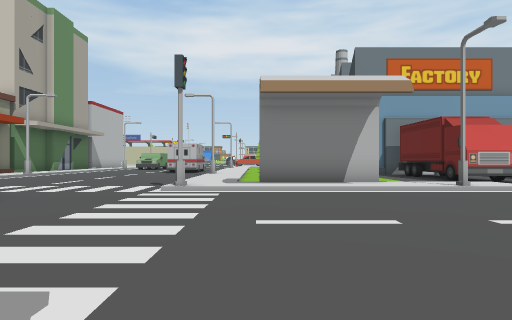
view 1 (above)

24 first-person views from a walk through a Unity game level. The camera is 1.3 m above the floor, looks level and sees 75° across. The floor is counted in squares, 2 m on a side. Each view is taken from the middle of a square. On the plan, view 1 faces up. The plan holds only what a view shows up to about 10 squares ahead; the rest is blank. The place goes on beyond the plan. The player is left out.

view 2
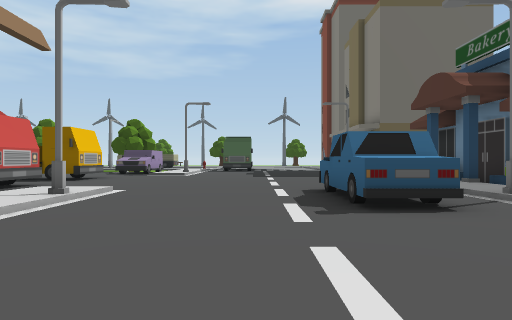

view 3
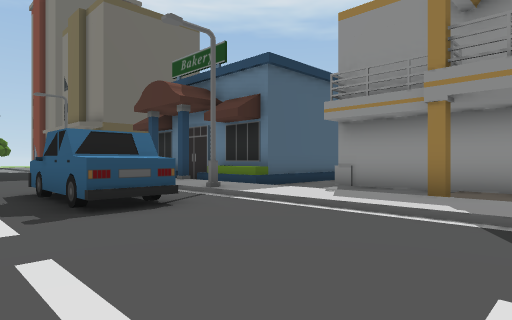

view 4
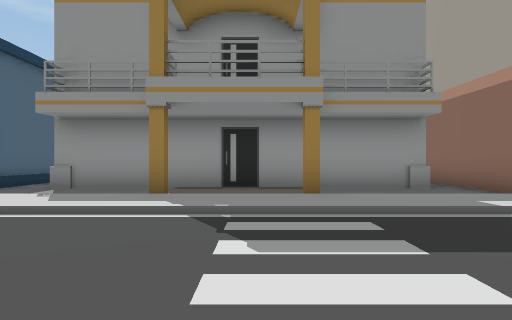

view 5
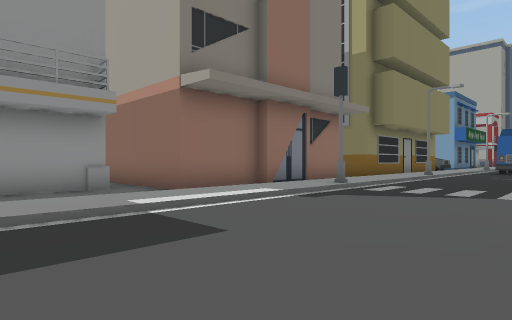

view 6
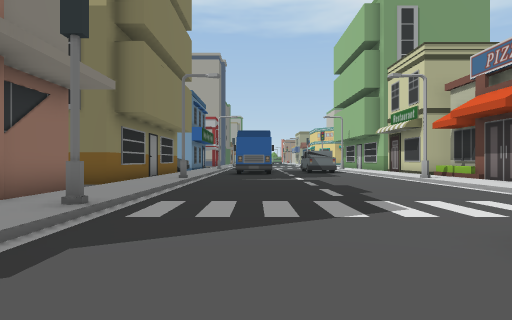

view 7
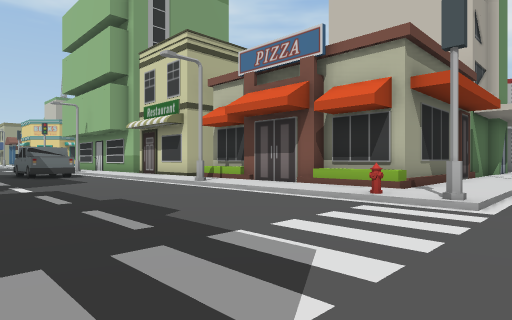

view 8
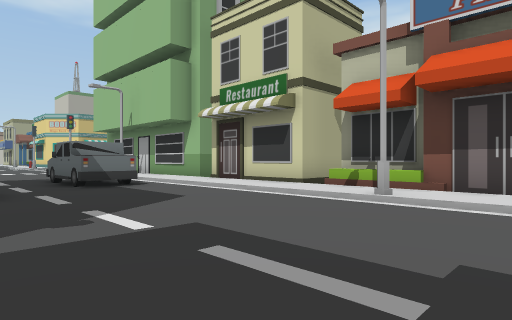

view 9
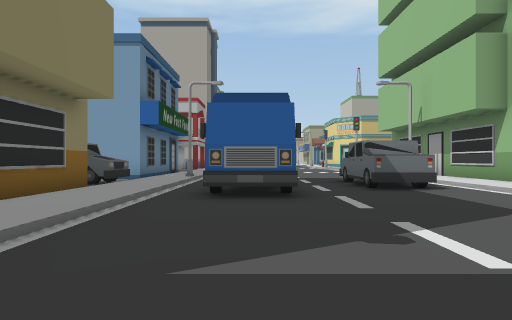

view 10
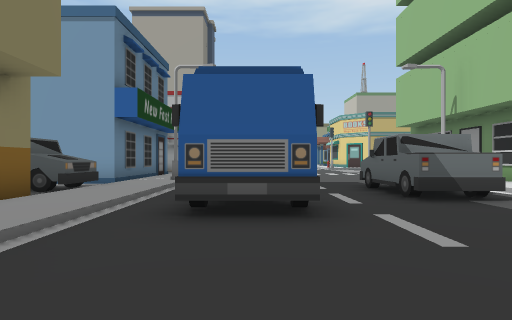

view 11
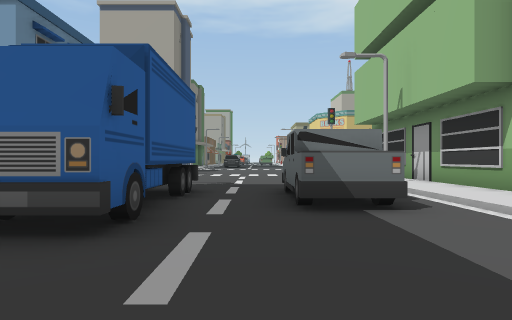

view 12
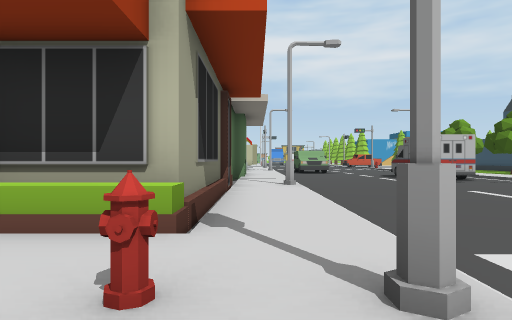

view 13
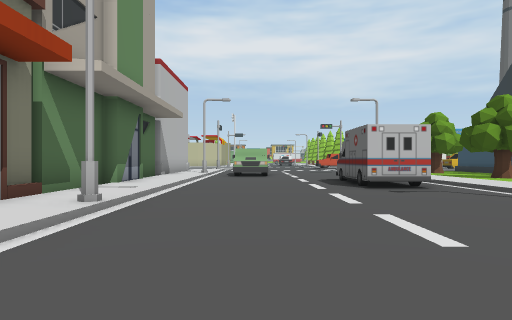

view 14
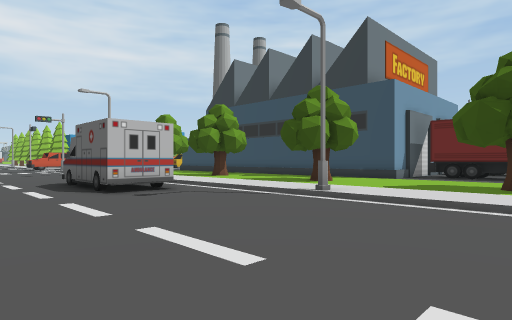

view 15
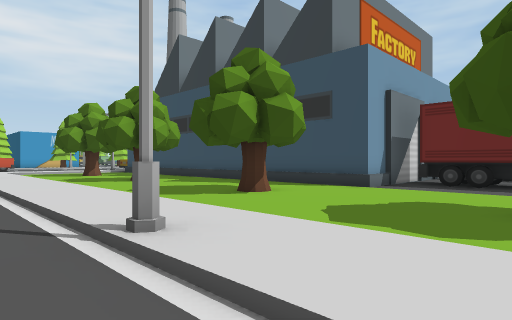

view 16
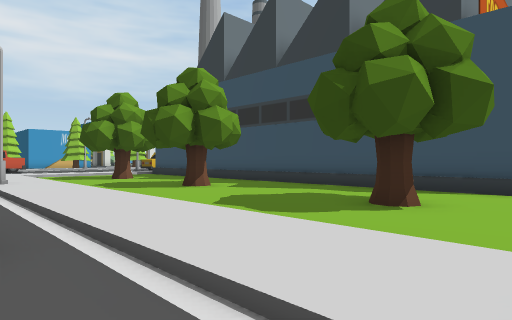

view 17
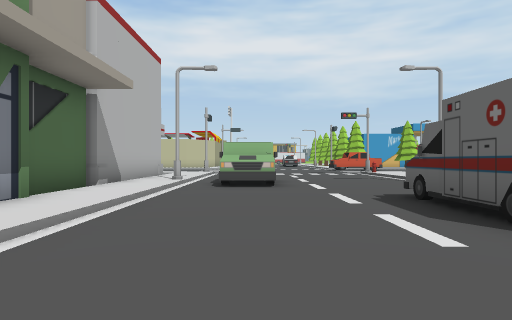

view 18
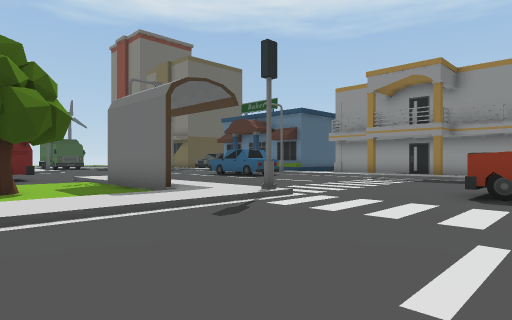

view 19
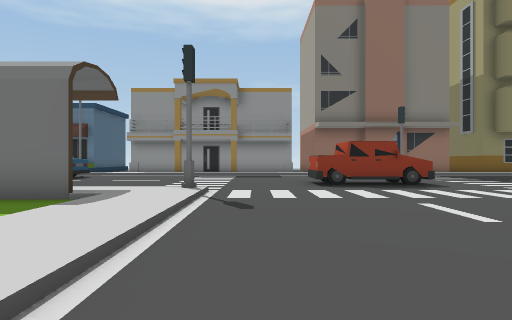

view 20
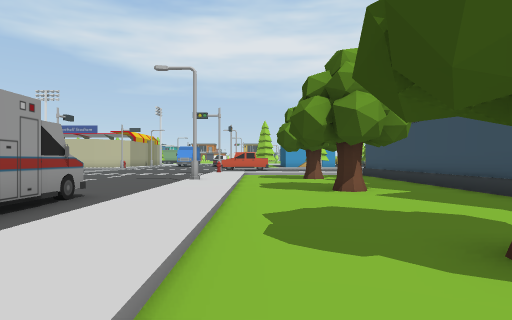

view 21
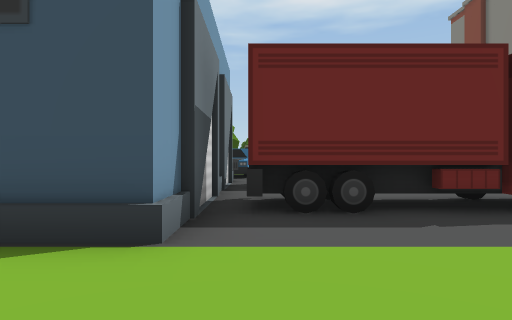

view 22
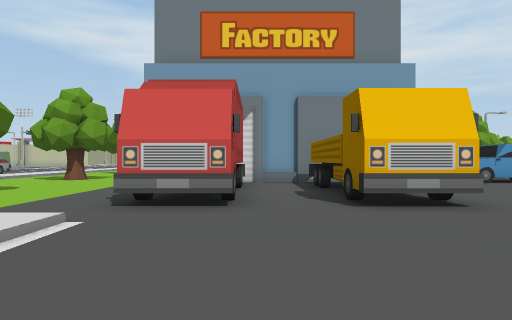

view 23
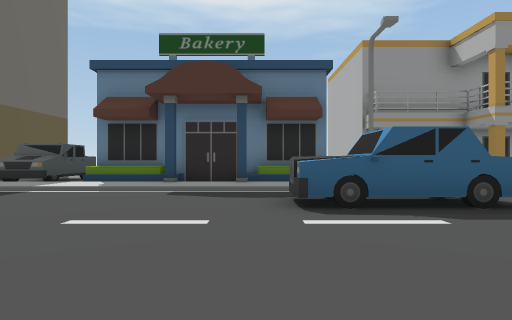

view 24
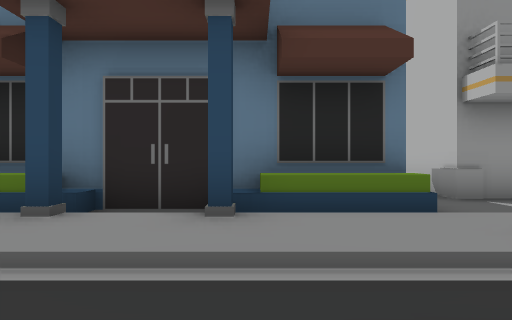

### Floor plan
Key: @ floor where view 1 was taken; # wall or solid block; . main floor; : floor 0.25 m higher than the main floor; / step, stairs or slope; C container; S streetlight; A car; B building; H hydrant; T truck; R tree; O other object.
Columns run from 27 left of view 1 to 11 right of it. Each row starts with its distance up from view 1.
 24                 # S  ....S:.....B
 23                 #:/OO..../:.....B
 22                 #:/OO..../:.....B
 21                 B:/....../:..R..B
 20                 B:/....OO/:.....B
 19                 B:/....OO/:.....B
 18                 B:/....OO/:.....BB
 17                 B:/....OO/:.....B
 16                 B:/....../:..R..BBBBB
 15                 B:/....../:.....BBBBBBB
 14                 B:S......S:......CC..T
 13                 B:/....../:......CC..T
 12                 B:/....../:......CC..T
 11          B      B:/....../:..R...CC..T
 10          B      B:/....../:......CC..TT
  9 BBBBB BBBBBBBBBBB:/....../:.OO.........
  8  :::::::::::::::::/....../:::::::/.....
  7   S/////////S///H/#......#/////S//....
  6      T...............................
  5  ..TTT..............TTT..............
  4 ....................T T...............
  3 ......................................
  2 ...CCCCC.......................AAA.....
  1       CC........................A......
  0   S///////// /////#////////@///S///////
 -1   :::::::::  :::::::::::::::::::::/:/::
 -2 BBBTTBBBBB  BB BBBBBBB   #..#  .BB ./BB
 -3   BTT        B       B..........BBBBBB
 -4   B                  B#########.B
 -5                      B        # B

Where each view was taken, in squares from view 1:
view 1: 0 up, 0 right, facing up
view 2: 4 up, 1 left, facing right
view 3: 4 up, 1 left, facing down-right
view 4: 4 up, 1 left, facing down
view 5: 4 up, 2 left, facing down-left
view 6: 2 up, 5 left, facing left
view 7: 2 up, 8 left, facing up-left
view 8: 2 up, 13 left, facing up-left
view 9: 2 up, 14 left, facing left
view 10: 2 up, 16 left, facing left
view 11: 4 up, 17 left, facing left
view 12: 6 up, 10 left, facing up
view 13: 9 up, 7 left, facing up
view 14: 10 up, 7 left, facing up-right
view 15: 11 up, 3 left, facing up-right
view 16: 14 up, 3 left, facing up-right
view 17: 14 up, 7 left, facing up
view 18: 12 up, 6 left, facing down-right
view 19: 14 up, 3 left, facing down
view 20: 14 up, 0 right, facing up
view 21: 14 up, 2 right, facing right
view 22: 5 up, 8 right, facing up
view 23: 7 up, 7 right, facing down
view 24: 2 up, 7 right, facing down
